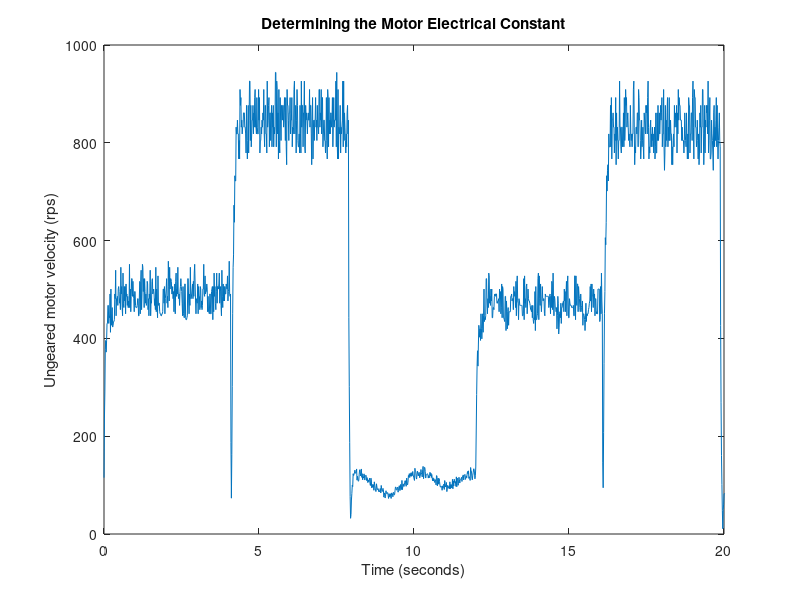

This chart was generated by the following MATLAB code:
clear all, clc;

%% Part 2

data = load('data/speedpos.txt');
Vm = mod(data(:,1), 255)/255*12; % V
w = abs(data(:,2))*2*pi; % rps
Im = data(:,3); % A
time = linspace(0, 6*4, numel(w));

%% Part 1
figure(1)
clf
plot(time, w)
xlim([0 20])
xlabel('Time (seconds)')
ylabel('Ungeared motor velocity (rps)')
title('Determining the Motor Electrical Constant')

%% Rm calculation
% Rm*Im = dv
Rm = 2.4;

%% Ke calculation
% Ke*w = (Vm - Im*Rm)
Ve = Vm - Im.*Rm;
Ke = (Ve'*w)\(Ve'*Ve) % V*sec/rad
% **** If only positive (good) data is used, Ke = .0111
% Ke = .0062